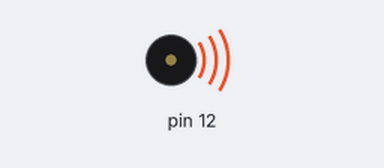
Recording of a sketch running on a simulated Arduino Uno, built with avr-gcc and run on an emulated ATmega328P. Shown: buzzer (waves = sounding).

Above: at 0.2 s.
At 8.7 s:
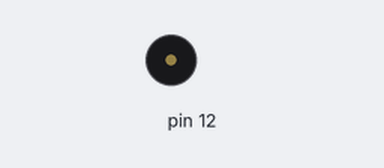
Timing chart, 0 to 13.0 s (numbered marks = the images above):
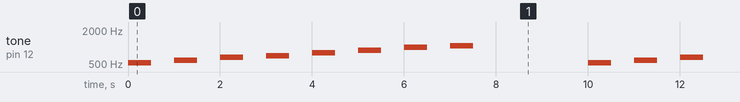

The sketch:

Passive_Buzzer.ino
```cpp
/*
  Passive Buzzer

  Defines a list of melodies using pitches library and reproduces several tones for
  the main musical notes.
*/

#include "pitches.h"

int melodies[] = {
  NOTE_C5, NOTE_D5, NOTE_E5, NOTE_F5, NOTE_G5, NOTE_A5, NOTE_B5, NOTE_C6};
int duration = 500; // ms

void setup() {

}

void loop() {
  for (int note = 0; note < 8; note++) {

    tone(12, melodies[note], duration);

    delay(1000);
  }

  delay(2000);
}
```

Measured:
- by itself, tone on pin 12: repeats every 10.0 s: silent 0.50 s, 587 Hz 0.50 s, silent 0.50 s, 659 Hz 0.50 s, silent 0.50 s, 698 Hz 0.50 s, silent 0.50 s, 784 Hz 0.50 s, silent 0.50 s, 880 Hz 0.50 s, silent 0.50 s, 988 Hz 0.50 s, silent 0.50 s, 1047 Hz 0.50 s, silent 2.5 s, 523 Hz 0.50 s
